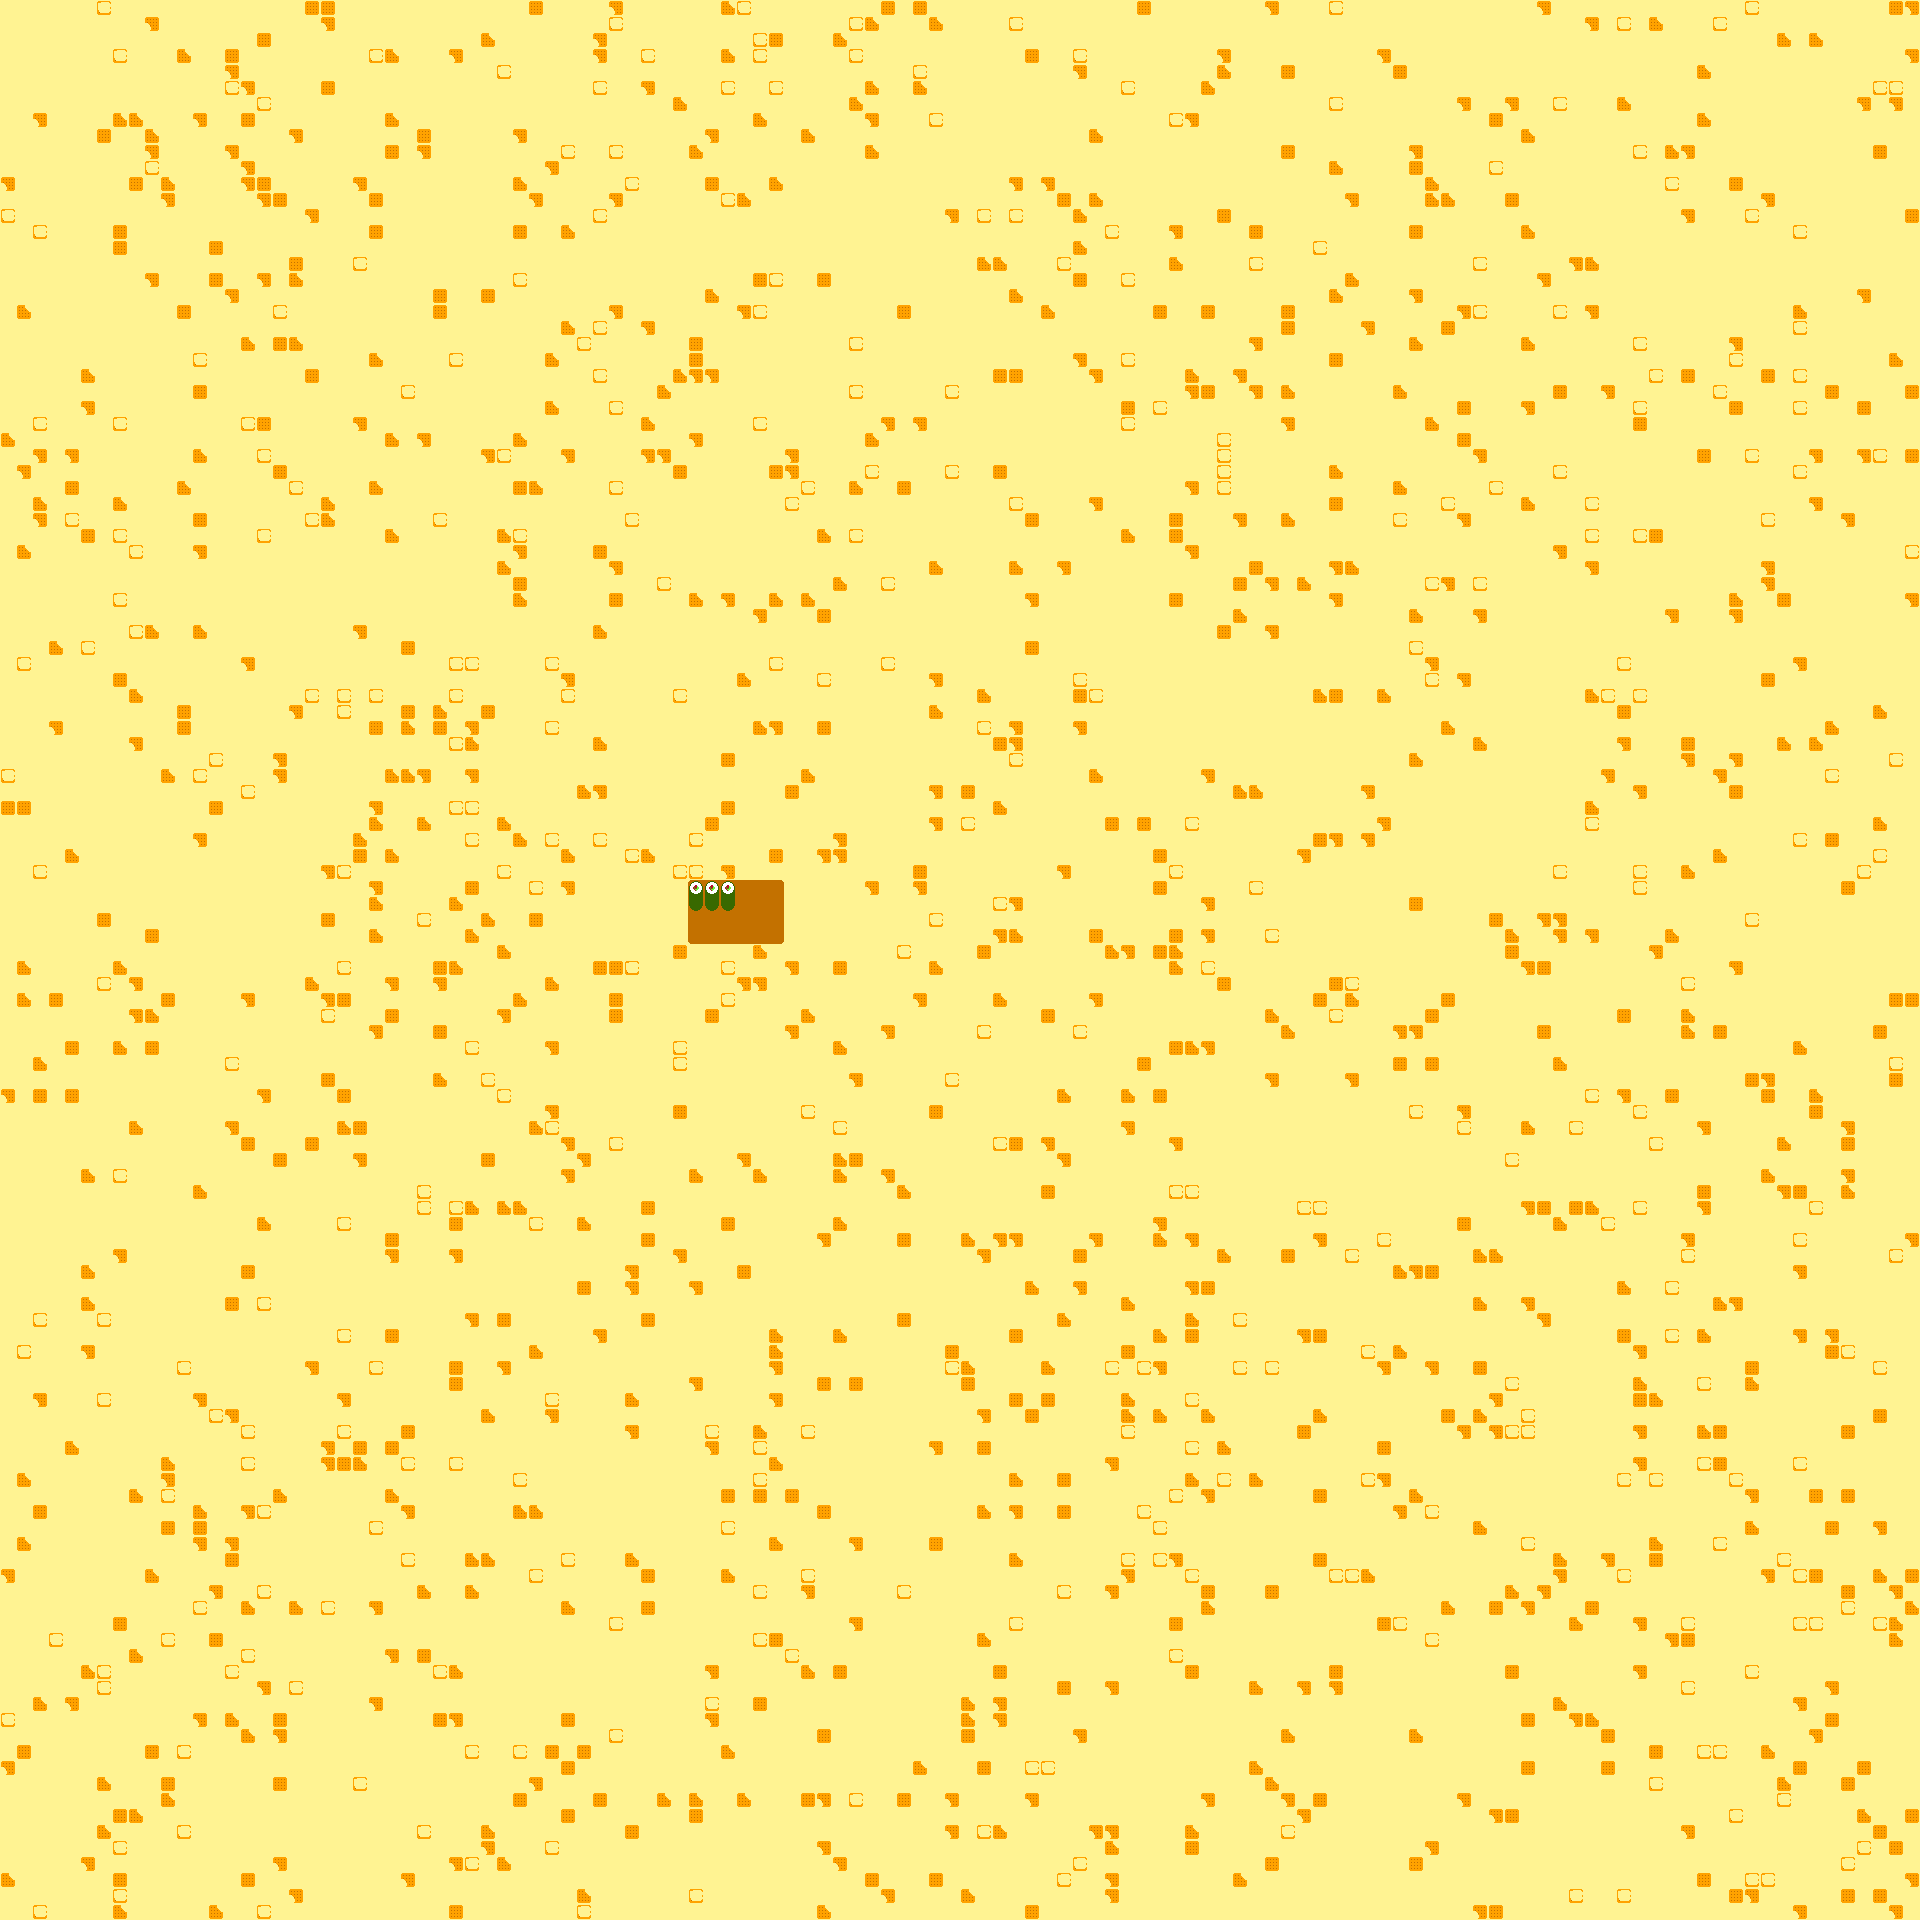

The image is a tile-based game level rendered from a .tmx file. Its description and source (layers, tilesets, objects; grid data summarised) follow:
An orthogonal 120x120 tile map with 16x16 px tiles, 5 tile layers (Floor, Cookie, FoodBowl, Food, ...).

<map version="1.5" tiledversion="1.7.2" orientation="orthogonal" renderorder="right-down" width="120" height="120" tilewidth="16" tileheight="16" infinite="0" nextlayerid="6" nextobjectid="1">
 <tileset firstgid="1" source="../TileSets/3x.tsx" />
 <layer id="1" name="Floor" width="120" height="120">
  <data>[14400 cells, 14400 non-empty, 1 distinct tile ids]</data>
 </layer>
 <layer id="3" name="Cookie" width="120" height="120">
  <data>[14400 cells, 14400 non-empty, 5 distinct tile ids]</data>
 </layer>
 <layer id="4" name="FoodBowl" width="120" height="120">
  <data>[14400 cells, 24 non-empty, 24 distinct tile ids]</data>
 </layer>
 <layer id="5" name="Food" width="120" height="120">
  <data>[14400 cells, 6 non-empty, 2 distinct tile ids]</data>
 </layer>
 <layer id="2" name="Walls" width="120" height="120">
  <data>[14400 cells, 0 non-empty, 0 distinct tile ids]</data>
 </layer>
</map>
